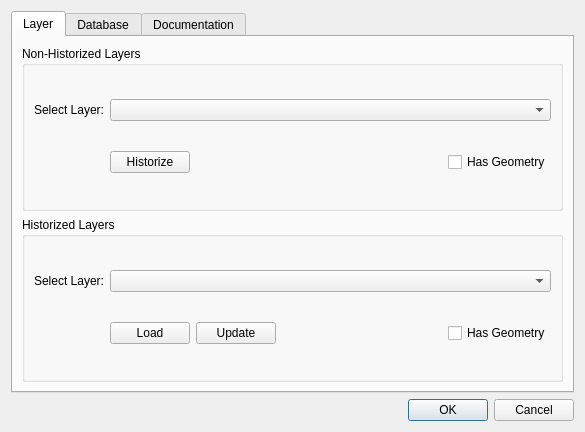
<?xml version="1.0" encoding="UTF-8"?>
<ui version="4.0">
 <class>Historize</class>
 <widget class="QDialog" name="Historize">
  <property name="enabled">
   <bool>true</bool>
  </property>
  <property name="geometry">
   <rect>
    <x>0</x>
    <y>0</y>
    <width>585</width>
    <height>432</height>
   </rect>
  </property>
  <property name="windowTitle">
   <string>Historize</string>
  </property>
  <layout class="QGridLayout" name="gridLayout_4">
   <item row="0" column="0">
    <layout class="QHBoxLayout" name="horizontalLayout_3"/>
   </item>
   <item row="1" column="0" colspan="2">
    <widget class="QTabWidget" name="tabDoc">
     <property name="currentIndex">
      <number>0</number>
     </property>
     <widget class="QWidget" name="lyrTab">
      <attribute name="title">
       <string>Layer</string>
      </attribute>
      <layout class="QGridLayout" name="gridLayout_5">
       <item row="0" column="0">
        <widget class="QGroupBox" name="boxNonHistoLyr">
         <property name="title">
          <string>Non-Historized Layers</string>
         </property>
         <layout class="QGridLayout" name="gridLayout_2">
          <item row="0" column="0">
           <widget class="QLabel" name="lyrLabel_1">
            <property name="sizePolicy">
             <sizepolicy hsizetype="Maximum" vsizetype="Preferred">
              <horstretch>0</horstretch>
              <verstretch>0</verstretch>
             </sizepolicy>
            </property>
            <property name="text">
             <string>Select Layer:</string>
            </property>
           </widget>
          </item>
          <item row="1" column="2" alignment="Qt::AlignRight">
           <widget class="QCheckBox" name="checkNonHistoGeom">
            <property name="sizePolicy">
             <sizepolicy hsizetype="Minimum" vsizetype="Fixed">
              <horstretch>0</horstretch>
              <verstretch>0</verstretch>
             </sizepolicy>
            </property>
            <property name="text">
             <string>Has Geometry</string>
            </property>
           </widget>
          </item>
          <item row="0" column="1" colspan="2">
           <widget class="QComboBox" name="cmbNonHistoLyr"/>
          </item>
          <item row="1" column="1">
           <widget class="QPushButton" name="btnHistoLyr">
            <property name="sizePolicy">
             <sizepolicy hsizetype="Maximum" vsizetype="Fixed">
              <horstretch>0</horstretch>
              <verstretch>0</verstretch>
             </sizepolicy>
            </property>
            <property name="text">
             <string>Historize</string>
            </property>
           </widget>
          </item>
         </layout>
         <zorder>lyrLabel_1</zorder>
         <zorder>cmbNonHistoLyr</zorder>
         <zorder>btnHistoLyr</zorder>
         <zorder>checkNonHistoGeom</zorder>
        </widget>
       </item>
       <item row="1" column="0">
        <widget class="QGroupBox" name="boxHistoLyr">
         <property name="sizePolicy">
          <sizepolicy hsizetype="Preferred" vsizetype="Preferred">
           <horstretch>0</horstretch>
           <verstretch>0</verstretch>
          </sizepolicy>
         </property>
         <property name="title">
          <string>Historized Layers</string>
         </property>
         <layout class="QGridLayout" name="gridLayout_3">
          <item row="0" column="0">
           <widget class="QLabel" name="lyrLabel_2">
            <property name="sizePolicy">
             <sizepolicy hsizetype="Maximum" vsizetype="Preferred">
              <horstretch>0</horstretch>
              <verstretch>0</verstretch>
             </sizepolicy>
            </property>
            <property name="text">
             <string>Select Layer:</string>
            </property>
           </widget>
          </item>
          <item row="1" column="1">
           <widget class="QPushButton" name="btnLoadHistoLyr">
            <property name="enabled">
             <bool>true</bool>
            </property>
            <property name="sizePolicy">
             <sizepolicy hsizetype="Maximum" vsizetype="Fixed">
              <horstretch>0</horstretch>
              <verstretch>0</verstretch>
             </sizepolicy>
            </property>
            <property name="text">
             <string>Load</string>
            </property>
           </widget>
          </item>
          <item row="1" column="2">
           <widget class="QPushButton" name="btnUpdateHistoLyr">
            <property name="sizePolicy">
             <sizepolicy hsizetype="Maximum" vsizetype="Fixed">
              <horstretch>0</horstretch>
              <verstretch>0</verstretch>
             </sizepolicy>
            </property>
            <property name="text">
             <string>Update</string>
            </property>
           </widget>
          </item>
          <item row="1" column="3" alignment="Qt::AlignRight">
           <widget class="QCheckBox" name="checkHistoGeom">
            <property name="sizePolicy">
             <sizepolicy hsizetype="Minimum" vsizetype="Fixed">
              <horstretch>0</horstretch>
              <verstretch>0</verstretch>
             </sizepolicy>
            </property>
            <property name="text">
             <string>Has Geometry</string>
            </property>
           </widget>
          </item>
          <item row="0" column="1" colspan="3">
           <widget class="QComboBox" name="cmbNonHistoLyr_2"/>
          </item>
         </layout>
        </widget>
       </item>
      </layout>
     </widget>
     <widget class="QWidget" name="dbTab">
      <attribute name="title">
       <string>Database</string>
      </attribute>
      <layout class="QGridLayout" name="gridLayout_6">
       <item row="0" column="0">
        <layout class="QGridLayout" name="gridLayout">
         <item row="0" column="0" colspan="2">
          <widget class="QLabel" name="dbLabel">
           <property name="text">
            <string>Database:</string>
           </property>
          </widget>
         </item>
         <item row="0" column="3">
          <widget class="QLineEdit" name="lneDatabase"/>
         </item>
         <item row="1" column="0">
          <widget class="QLabel" name="hostLabel">
           <property name="text">
            <string>Host:</string>
           </property>
          </widget>
         </item>
         <item row="1" column="1" colspan="2">
          <spacer name="horizontalSpacer_4">
           <property name="orientation">
            <enum>Qt::Horizontal</enum>
           </property>
           <property name="sizeHint" stdset="0">
            <size>
             <width>40</width>
             <height>20</height>
            </size>
           </property>
          </spacer>
         </item>
         <item row="1" column="3">
          <widget class="QLineEdit" name="lneHost"/>
         </item>
         <item row="2" column="0">
          <widget class="QLabel" name="portLabel">
           <property name="text">
            <string>Port:</string>
           </property>
          </widget>
         </item>
         <item row="2" column="1" colspan="2">
          <spacer name="horizontalSpacer">
           <property name="orientation">
            <enum>Qt::Horizontal</enum>
           </property>
           <property name="sizeHint" stdset="0">
            <size>
             <width>40</width>
             <height>20</height>
            </size>
           </property>
          </spacer>
         </item>
         <item row="2" column="3">
          <widget class="QLineEdit" name="lnePort"/>
         </item>
         <item row="3" column="0">
          <widget class="QLabel" name="userLabel">
           <property name="text">
            <string>User:</string>
           </property>
          </widget>
         </item>
         <item row="3" column="1" colspan="2">
          <spacer name="horizontalSpacer_2">
           <property name="orientation">
            <enum>Qt::Horizontal</enum>
           </property>
           <property name="sizeHint" stdset="0">
            <size>
             <width>40</width>
             <height>20</height>
            </size>
           </property>
          </spacer>
         </item>
         <item row="3" column="3">
          <widget class="QLineEdit" name="lneUser"/>
         </item>
         <item row="4" column="0" colspan="2">
          <widget class="QLabel" name="pswdLabel">
           <property name="text">
            <string>Password:</string>
           </property>
          </widget>
         </item>
         <item row="4" column="3">
          <widget class="QLineEdit" name="lnePassword"/>
         </item>
        </layout>
       </item>
       <item row="1" column="0" alignment="Qt::AlignRight">
        <widget class="QPushButton" name="btnTestConn">
         <property name="text">
          <string>Test Connection</string>
         </property>
        </widget>
       </item>
      </layout>
     </widget>
     <widget class="QWidget" name="tabDoc">
      <attribute name="title">
       <string>Documentation</string>
      </attribute>
      <layout class="QGridLayout" name="gridLayout_7">
       <item row="0" column="0">
        <widget class="QTextBrowser" name="textBrowser"/>
       </item>
      </layout>
     </widget>
    </widget>
   </item>
   <item row="2" column="1">
    <widget class="QDialogButtonBox" name="buttonBox">
     <property name="orientation">
      <enum>Qt::Horizontal</enum>
     </property>
     <property name="standardButtons">
      <set>QDialogButtonBox::Cancel|QDialogButtonBox::Ok</set>
     </property>
    </widget>
   </item>
  </layout>
  <widget class="QWidget" name="layoutWidget">
   <property name="geometry">
    <rect>
     <x>0</x>
     <y>0</y>
     <width>2</width>
     <height>2</height>
    </rect>
   </property>
   <layout class="QVBoxLayout" name="verticalLayout_2"/>
  </widget>
 </widget>
 <resources/>
 <connections>
  <connection>
   <sender>buttonBox</sender>
   <signal>accepted()</signal>
   <receiver>Historize</receiver>
   <slot>accept()</slot>
   <hints>
    <hint type="sourcelabel">
     <x>248</x>
     <y>254</y>
    </hint>
    <hint type="destinationlabel">
     <x>157</x>
     <y>274</y>
    </hint>
   </hints>
  </connection>
  <connection>
   <sender>buttonBox</sender>
   <signal>rejected()</signal>
   <receiver>Historize</receiver>
   <slot>reject()</slot>
   <hints>
    <hint type="sourcelabel">
     <x>316</x>
     <y>260</y>
    </hint>
    <hint type="destinationlabel">
     <x>286</x>
     <y>274</y>
    </hint>
   </hints>
  </connection>
 </connections>
</ui>
